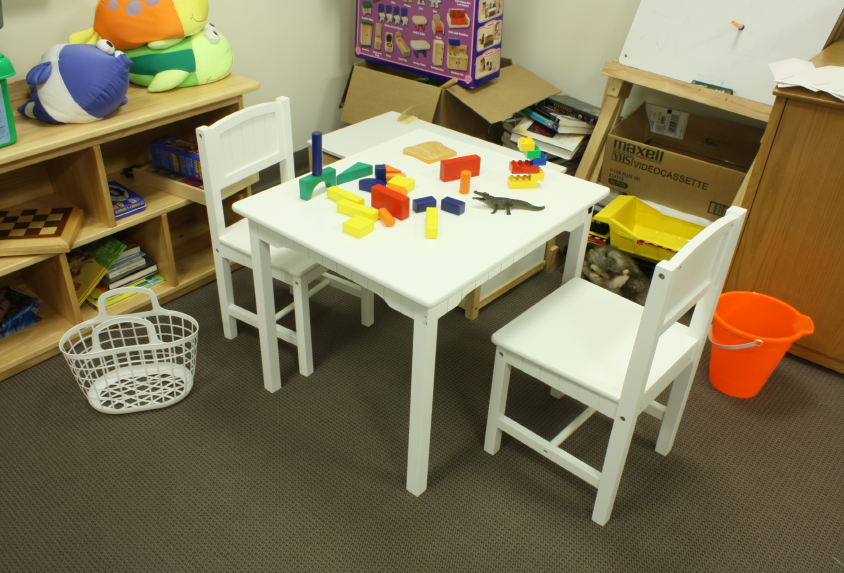
#> input picture chap1.5/table1.png, 844 x 573 px
$ jupyter execute chap1.5.2.ipynb
#> lines starting #> are read from the running program, lines starting #| are printed output that depends on the picture; after the words box and inside, x2 and y2 are one past the last pixel; in counts of white or black regions, pixels touching at a corner belong together
## Harris Corner Detection

[cell 1]
import cv2
import numpy as np
from matplotlib import pyplot as plt

[cell 2]
filename = 'table1.png'
img = cv2.imread(filename)
#> img is the input picture: shape (573, 844, 3); mean B, G, R 89.1, 120, 130.4
gray = cv2.cvtColor(img,cv2.COLOR_BGR2GRAY)
gray = np.float32(gray)
dst = cv2.cornerHarris(gray,2,3,0.04)

[cell 3]
dst = cv2.dilate(dst,None)

[cell 4]
img[dst>0.01*dst.max()]=[255,0,0]
#> img: shape (573, 844, 3); 2.87% of pixels changed, all inside (x1, y1, x2, y2) = (0, 0, 844, 529)

[cell 5]
plt.figure(figsize=(30,45))
plt.subplot(121),plt.imshow(dst,cmap = 'gray')
plt.title('dst'), plt.xticks([]), plt.yticks([])
plt.subplot(122),plt.imshow(img,cmap = 'gray')
plt.title('img'), plt.xticks([]), plt.yticks([])
plt.show()
#> figure, not shown here; B, G, R data is drawn as R, G, B

## with Trackbar

[cell 6]
def nothing(x):
    pass

[cell 7]
cv2.namedWindow('image')
cv2.createTrackbar('threshold', 'image', 10, 1000, nothing)
while(1):
    k = cv2.waitKey(1) & 0xFF
#> (key Esc is pressed here)
    if k == 27:
        break
    threshold = cv2.getTrackbarPos('threshold', 'image')
    if(threshold <= 1):
        threshold=1
    img = cv2.imread(filename)
    img[dst>1./threshold*dst.max()]=[0,0,255]
    cv2.imshow('image',img)
cv2.destroyAllWindows()

## Corner with SubPixel Accuracy

[cell 8]
import cv2
import numpy as np
from matplotlib import pyplot as plt

[cell 9]
filename = 'horse.bmp'
img = cv2.imread(filename)
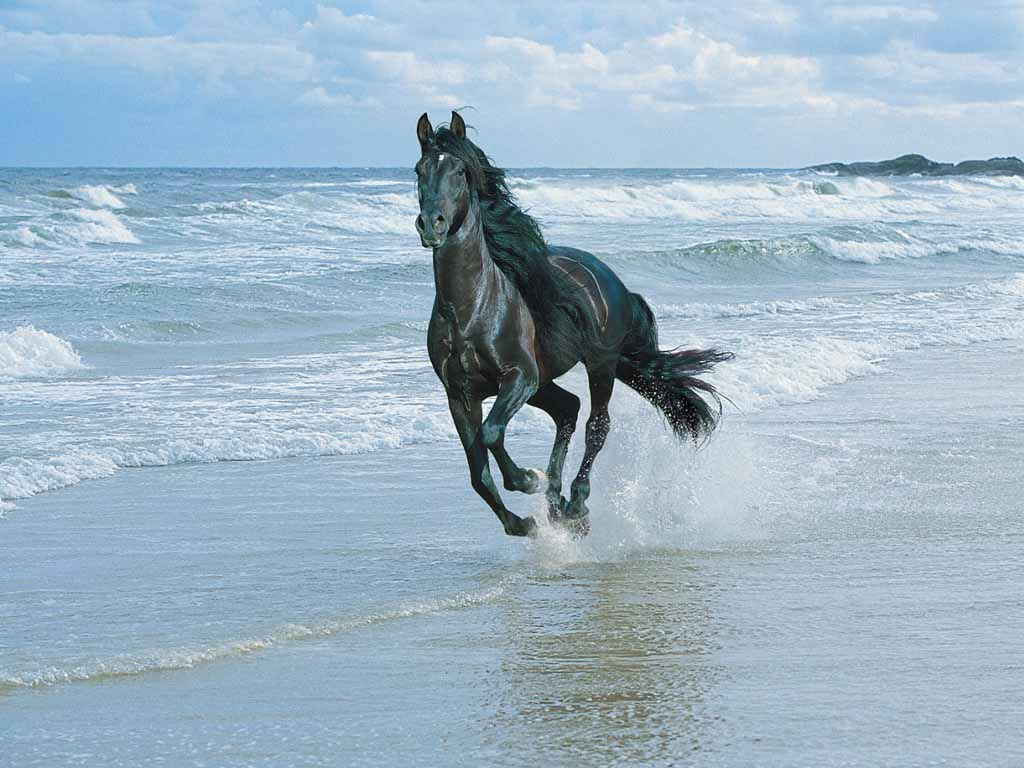
#> input picture chap1.5/horse.bmp, 1024 x 768 px
#> img is the input picture: shape (768, 1024, 3); mean B, G, R 197.3, 180.8, 158.3
gray = cv2.cvtColor(img,cv2.COLOR_BGR2GRAY)
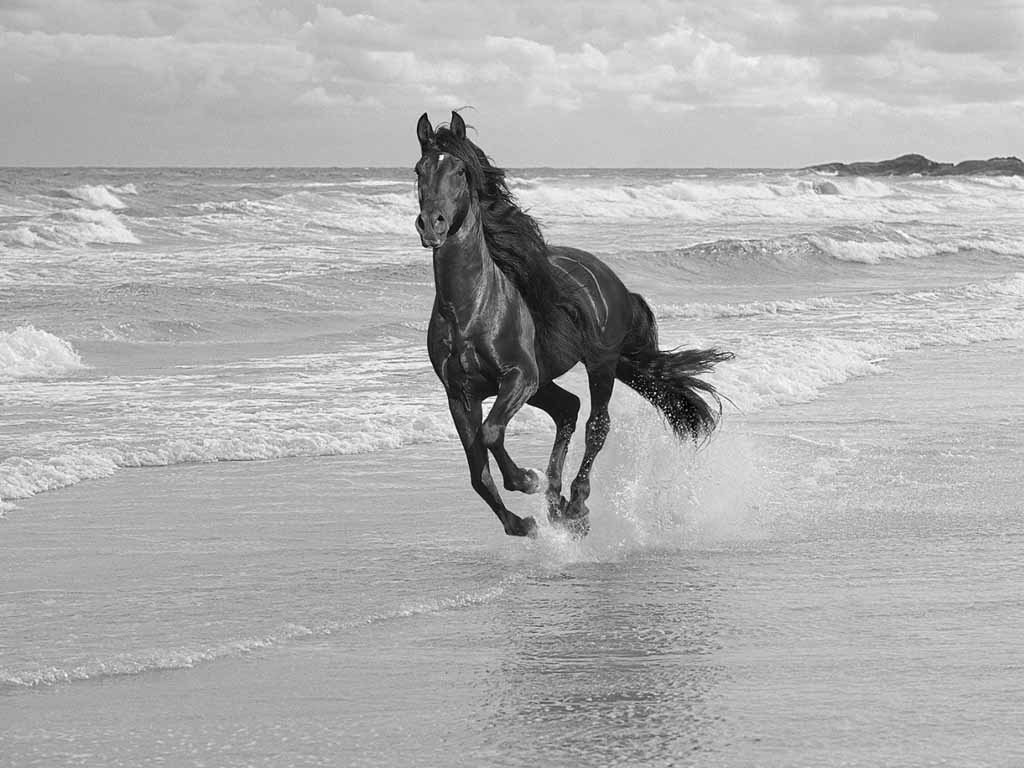
#> gray: shape (768, 1024); min 0, max 254, mean 175.9

[cell 10]
gray = np.float32(gray)
dst = cv2.cornerHarris(gray,2,3,0.04)
#> dst: shape (768, 1024) float32
dst = cv2.dilate(dst,None)
ret, dst = cv2.threshold(dst,0.01*dst.max(),255,0)
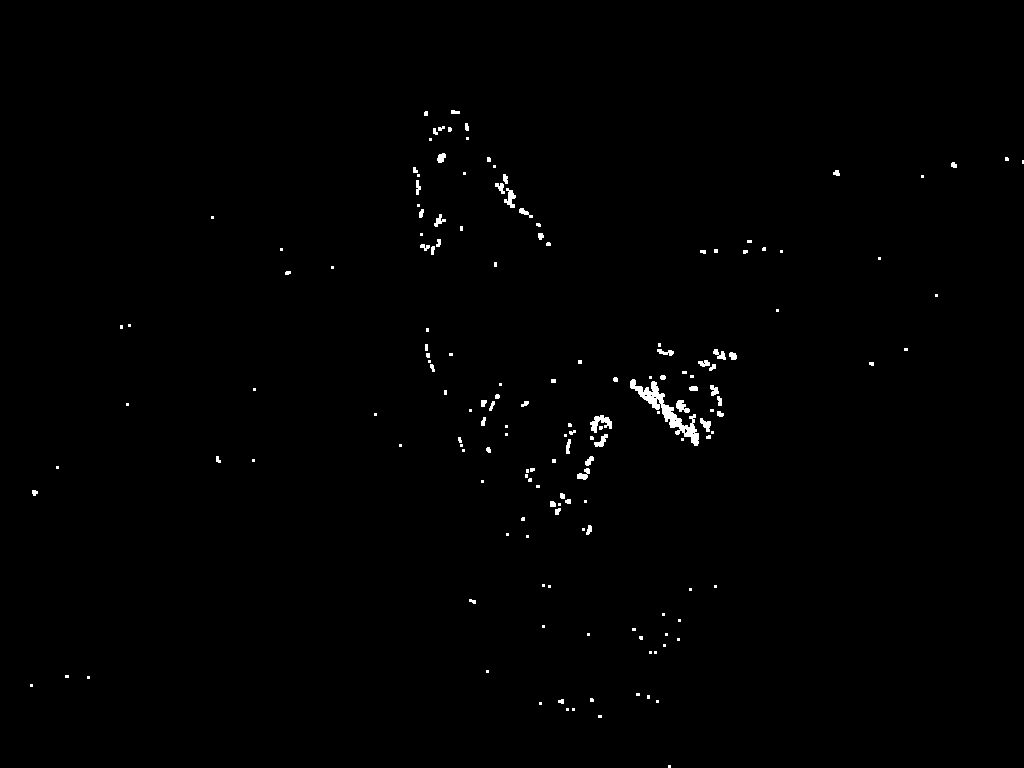
#> dst: shape (768, 1024) float32; 0.61% white; 164 white regions (105 under 20 px), largest, box (x1, y1, x2, y2) and area: (630, 379, 699, 446) 1027, (590, 415, 612, 433) 197, (504, 188, 516, 208) 123
#> ret = 1861669.8
dst = np.uint8(dst)
print(ret,dst.shape)
#| 1861669.76 (768, 1024)

[cell 11]
ret, labels, stats, centroids = cv2.connectedComponentsWithStats(dst)
#> labels: shape (768, 1024) int32; 165 distinct labels, from 0 to 164
#> ret = 165; stats = 165 rows, first 6: [0, 0, 1024, 768, 781619], [424, 111, 4, 5, 19], [451, 110, 9, 4, 31], [465, 123, 4, 8, 28], [438, 126, 7, 5, 24], [448, 127, 4, 5, 18]; centroids = 165 pairs, first value 31 to 1022.5, second value 111.7 to 766

[cell 12]
criteria = (cv2.TERM_CRITERIA_EPS + cv2.TERM_CRITERIA_MAX_ITER, 100, 0.001)
corners = cv2.cornerSubPix(gray,np.float32(centroids),(5,5),(-1,-1),criteria)
#> corners = 165 pairs, first value 31 to 1021.9, second value 109.9 to 762.1

[cell 13]
res = np.hstack((centroids,corners))
#> res = 165 rows, first 6: [511, 383.5, 511, 383.5], [425.6, 113.1, 425.6, 111.6], [454.7, 111.7, 451.7, 109.9], [466.4, 126.6, 465.4, 125.6], [440.8, 128, 438.8, 126.4], [449.3, 129, 449.4, 129.2]
res = np.int0(res)
#> res = 165 rows, first 6: [511, 383, 511, 383], [425, 113, 425, 111], [454, 111, 451, 109], [466, 126, 465, 125], [440, 128, 438, 126], [449, 129, 449, 129]
print(res.shape)
#| (165, 4)

[cell 14]
print(res)
#> (printed output is left out)

[cell 15]
img = cv2.imread(filename)
oimg = cv2.imread(filename)
img[res[:,1],res[:,0]]=[0,0,255]
#> img: shape (768, 1024, 3); 0.02% of pixels changed, all inside (x1, y1, x2, y2) = (31, 111, 1023, 767)
oimg[res[:,3],res[:,2]] = [0,255,0]
#> oimg: shape (768, 1024, 3); 0.02% of pixels changed, all inside (x1, y1, x2, y2) = (31, 109, 1022, 763)

[cell 16]
for i in range(res.shape[0]):
    cv2.circle(img,(res[i,0],res[i,1]),3,(255,0,0),-1)
    cv2.circle(oimg,(res[i,2],res[i,3]),5,(0,255,0),-1)
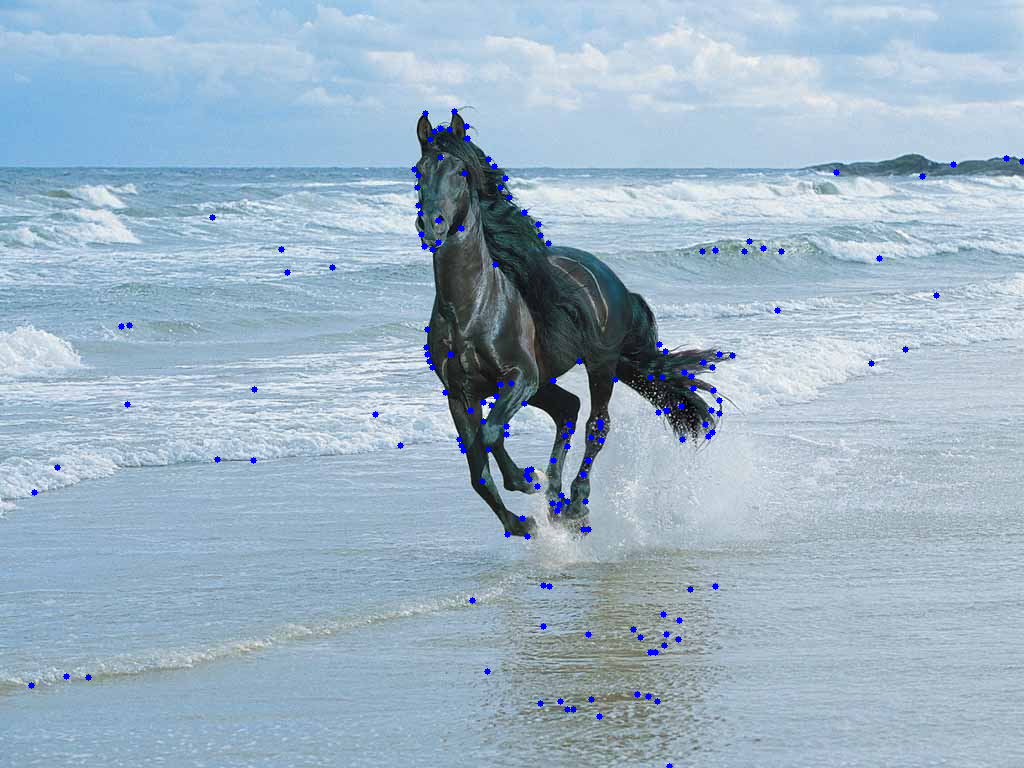
#> img: shape (768, 1024, 3); mean B, G, R 197.9, 180, 157.5
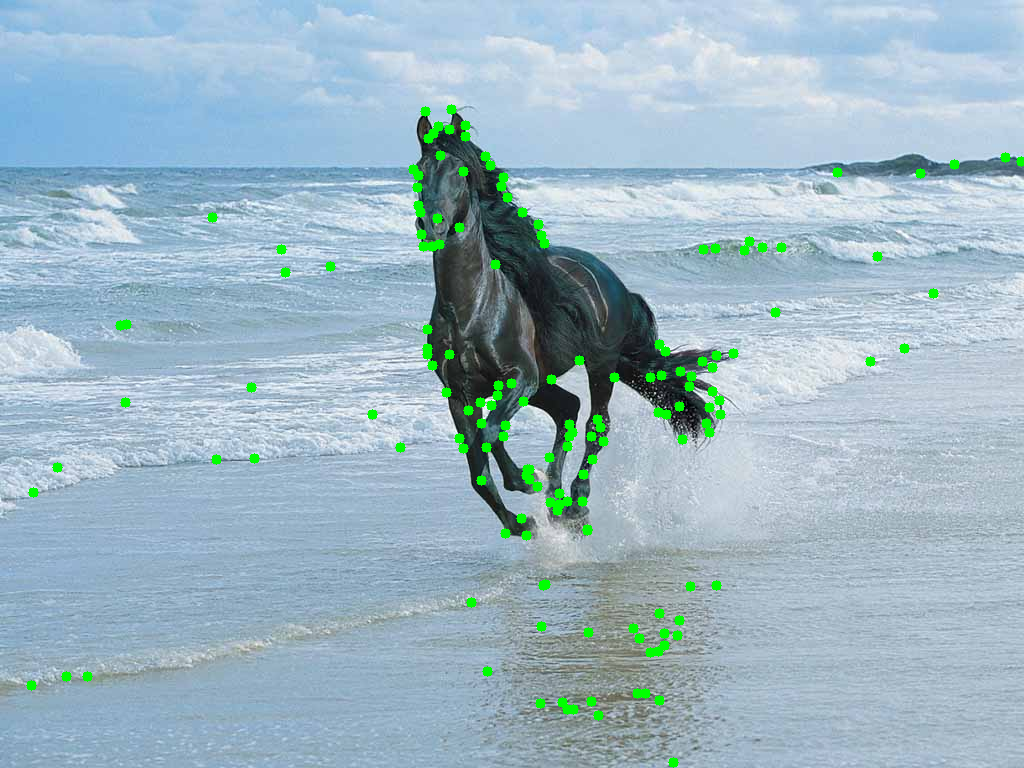
#> oimg: shape (768, 1024, 3); mean B, G, R 195, 182.8, 156.4

[cell 17]
plt.figure(figsize=(30,45))
plt.subplot(121),plt.imshow(img)
plt.title('img'), plt.xticks([]), plt.yticks([])
plt.subplot(122),plt.imshow(oimg)
plt.title('oimg'), plt.xticks([]), plt.yticks([])
plt.show()
#> figure, not shown here; B, G, R data is drawn as R, G, B

[cell 18]
import cv2
import numpy as np
from matplotlib import pyplot as plt

[cell 19]
img = cv2.imread('horse.bmp')
gray= cv2.cvtColor(img,cv2.COLOR_BGR2GRAY)
sift = cv2.SIFT_create()
kp = sift.detect(gray,None)
#> kp = 4303 keypoints; strongest (x, y, size): (487, 405, 9.6), (575, 381, 19), (554, 380, 2), (484, 418, 2.5)
imgsift = cv2.imread('horse.bmp')
imgsift=cv2.drawKeypoints(img,kp,imgsift,flags=cv2.DRAW_MATCHES_FLAGS_DRAW_RICH_KEYPOINTS)
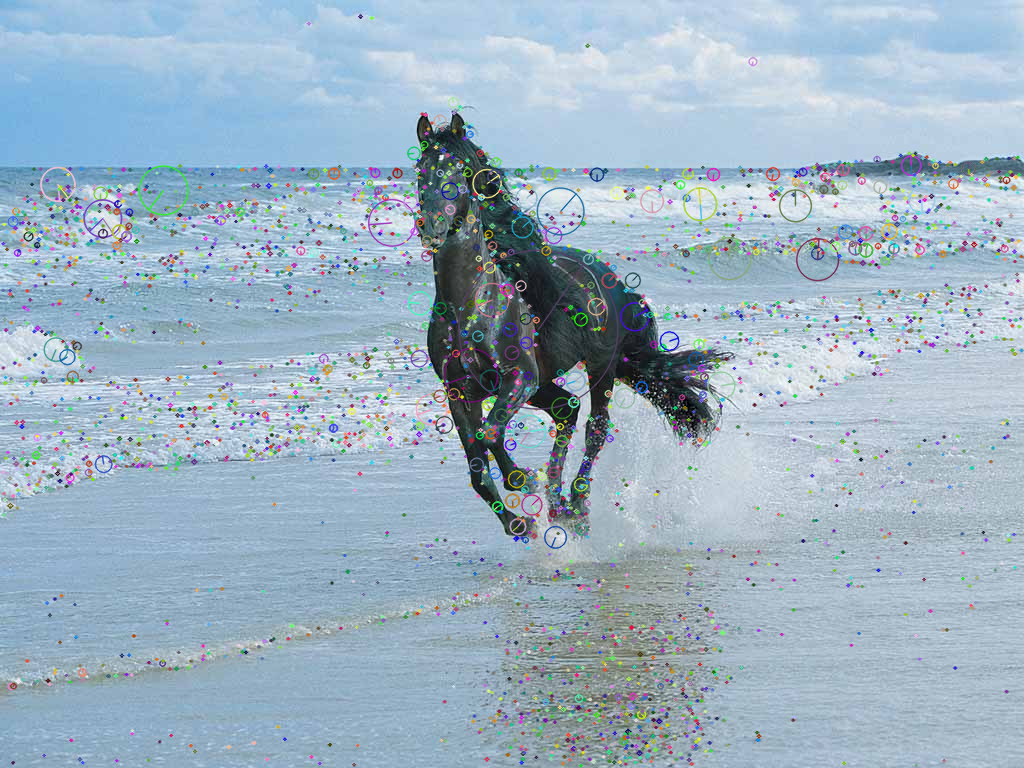
#> imgsift: shape (768, 1024, 3); 11.15% of pixels changed, all inside (x1, y1, x2, y2) = (0, 14, 1024, 768)

[cell 20]
plt.figure(figsize=(30,45))
plt.subplot(121),plt.imshow(img,cmap = 'gray')
plt.title('img'), plt.xticks([]), plt.yticks([])
plt.subplot(122),plt.imshow(imgsift,cmap = 'gray')
plt.title('imgsift'), plt.xticks([]), plt.yticks([])
plt.show()
#> figure, not shown here; B, G, R data is drawn as R, G, B
